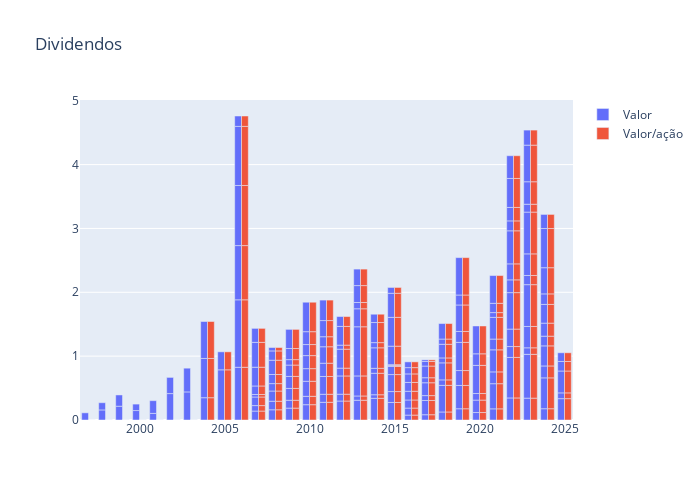

Notebook code cell kept with this figure:
### Code cell
from io import StringIO

url1 = f'https://www.fundamentus.com.br/proventos.php?papel={codigo}&tipo=2'
header = { 
    "User-Agent": "Mozilla/5.0 (X11; Linux x86_64) AppleWebKit/537.36 (KHTML, like Gecko) Chrome/50.0.2661.75 Safari/537.36", "X-Requested-With": "XMLHttpRequest"
    }
r1 = requests.get(url1, headers=header)
dy = pd.read_html(StringIO(r1.text), decimal=',', thousands='.')[0]
dy['Data'] = pd.to_datetime(dy['Data'] , dayfirst=True)
dy.set_index('Data',inplace =True )
dy['Valor/acao'] = dy['Valor']/dy['Por quantas ações']

fig = go.Figure(
    [ go.Bar(x=dy.index.year , y = dy['Valor'],name='Valor'),
     go.Bar(x=dy.index.year , y = dy['Valor/acao'],name='Valor/ação')],
    layout=dict(title='Dividendos ',height=500, width=700 ))
fig.show()

### Figure 1 — Plotly figure (JSON) as saved in the notebook; plotly's stock layout.template omitted (floating-point values rounded to 4 significant figures; data arrays with more than 128 entries replaced by an {"elided": "..."} marker saying what was removed)
{"data": [{"name": "Valor", "type": "bar", "x": {"elided": "185 int values"}, "y": {"elided": "185 float values"}}, {"name": "Valor/ação", "type": "bar", "x": {"elided": "185 int values"}, "y": {"elided": "185 float values"}}], "layout": {"height": 500, "title": {"text": "Dividendos "}, "width": 700}}
